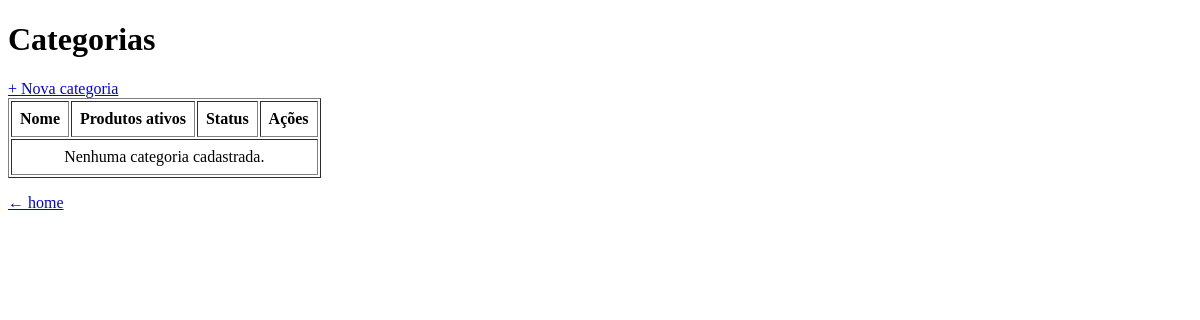
The app's page /categorias/ (signed in), older data.
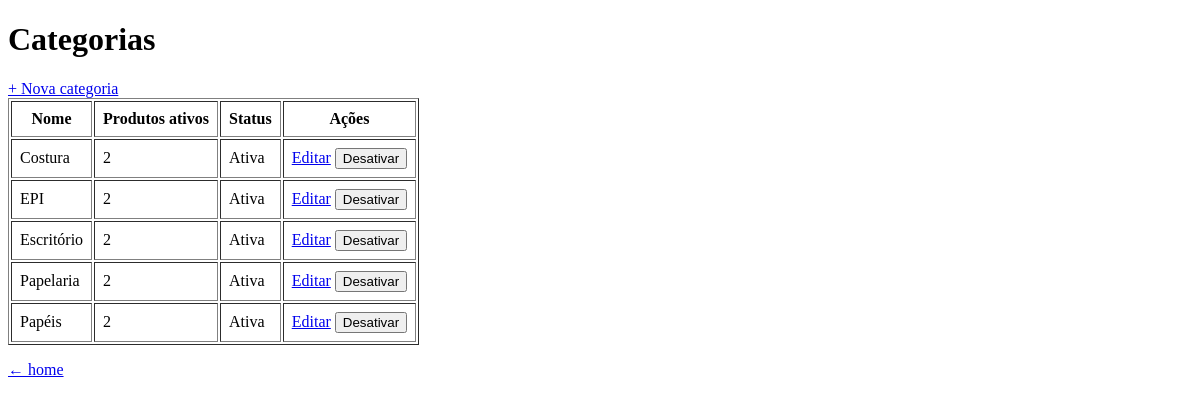
The same page, newer data.
### app/models/categoria.py (models this page shows)
class Categoria(Base):
    __tablename__ = "categorias"
    id = Column(Integer, primary_key=True,autoincrement=True, index=True)
    nome = Column(String(100), nullable=False, unique=True)
    ativo = Column(Boolean, default=True)
    produtos = relationship("Produto", back_populates="categoria", lazy="select")

### app/controllers/categoria_controller.py (the view)
@router.get("/")
def listar_categorias(
    request: Request,
    db: Session = Depends(get_db),
    admin = Depends(get_admin)
):
    categorias = db.query(Categoria).order_by(Categoria.nome).all()
    return templates.TemplateResponse(
        request,
        "categorias/index.html",
        {
            "request":    request,
            "usuario":    admin,
            "categorias": categorias,
        }
    )

### app/templates/categorias/index.html (shortened to what this page needs)
<!DOCTYPE html>
<html lang="pt-br">
<head>
</head>
<body>
    <h1>Categorias</h1>
    <a href="/categorias/nova">+ Nova categoria</a>
    <table border="1" cellpadding="8">
        <thead>
            <tr>
                <th>Nome</th>
                <th>Produtos ativos</th>
                <th>Status</th>
                <th>Ações</th>
            </tr>
        </thead>
        <tbody>
            {% for c in categorias %}
            <tr>
                <td>{{ c.nome }}</td>
                <td>
                    {{ c.produtos | selectattr('ativo') | list | length }}
                </td>
                <td>{{ "Ativa" if c.ativo else "Inativa" }}</td>
                <td>
                    <a href="/categorias/{{ c.id }}/editar">Editar</a>
                    <form action="/categorias/{{ c.id }}/toggle-ativo"
                          method="post"
                          style="display:inline">
                        <button type="submit">
                            {{ "Desativar" if c.ativo else "Ativar" }}
                        </button>
                    </form>
                </td>
            </tr>
            {% endfor %}
            {% if not categorias %}
            <tr>
                <td colspan="4" style="text-align:center">
                    Nenhuma categoria cadastrada.
                </td>
            </tr>
            {% endif %}
        </tbody>
    </table>
    <p><a href="/">← home</a></p>
</body>
</html>

Row changes from the older to the newer data that the page shows:
added Categoria: nome "Costura", produtos|selectattr "2", ativo "Ativa", ativo "Desativar"
added Categoria: nome "EPI", produtos|selectattr "2", ativo "Ativa", ativo "Desativar"
added Categoria: nome "Escritório", produtos|selectattr "2", ativo "Ativa", ativo "Desativar"
added Categoria: nome "Papelaria", produtos|selectattr "2", ativo "Ativa", ativo "Desativar"
added Categoria: nome "Papéis", produtos|selectattr "2", ativo "Ativa", ativo "Desativar"
Text that changed along with them:
text no longer shown: "Nenhuma categoria cadastrada."
